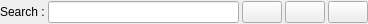
<?xml version="1.0" encoding="UTF-8"?>
<ui version="4.0">
 <class>QQPiniSearchWidget</class>
 <widget class="QWidget" name="QQPiniSearchWidget">
  <property name="geometry">
   <rect>
    <x>0</x>
    <y>0</y>
    <width>368</width>
    <height>24</height>
   </rect>
  </property>
  <property name="windowTitle">
   <string>Form</string>
  </property>
  <layout class="QHBoxLayout" name="horizontalLayout">
   <property name="spacing">
    <number>3</number>
   </property>
   <property name="leftMargin">
    <number>0</number>
   </property>
   <property name="topMargin">
    <number>0</number>
   </property>
   <property name="rightMargin">
    <number>0</number>
   </property>
   <property name="bottomMargin">
    <number>0</number>
   </property>
   <item>
    <widget class="QLabel" name="label">
     <property name="text">
      <string>Search :</string>
     </property>
    </widget>
   </item>
   <item>
    <widget class="QLineEdit" name="searchLineEdit"/>
   </item>
   <item>
    <widget class="QPushButton" name="revSearchPB">
     <property name="sizePolicy">
      <sizepolicy hsizetype="Fixed" vsizetype="Fixed">
       <horstretch>0</horstretch>
       <verstretch>0</verstretch>
      </sizepolicy>
     </property>
     <property name="baseSize">
      <size>
       <width>28</width>
       <height>24</height>
      </size>
     </property>
     <property name="text">
      <string/>
     </property>
    </widget>
   </item>
   <item>
    <widget class="QPushButton" name="fwdSearchPB">
     <property name="sizePolicy">
      <sizepolicy hsizetype="Fixed" vsizetype="Fixed">
       <horstretch>0</horstretch>
       <verstretch>0</verstretch>
      </sizepolicy>
     </property>
     <property name="minimumSize">
      <size>
       <width>0</width>
       <height>0</height>
      </size>
     </property>
     <property name="baseSize">
      <size>
       <width>28</width>
       <height>24</height>
      </size>
     </property>
     <property name="text">
      <string/>
     </property>
    </widget>
   </item>
   <item>
    <widget class="QPushButton" name="stopSearchPB">
     <property name="sizePolicy">
      <sizepolicy hsizetype="Fixed" vsizetype="Fixed">
       <horstretch>0</horstretch>
       <verstretch>0</verstretch>
      </sizepolicy>
     </property>
     <property name="text">
      <string/>
     </property>
    </widget>
   </item>
  </layout>
 </widget>
 <resources/>
 <connections/>
</ui>
